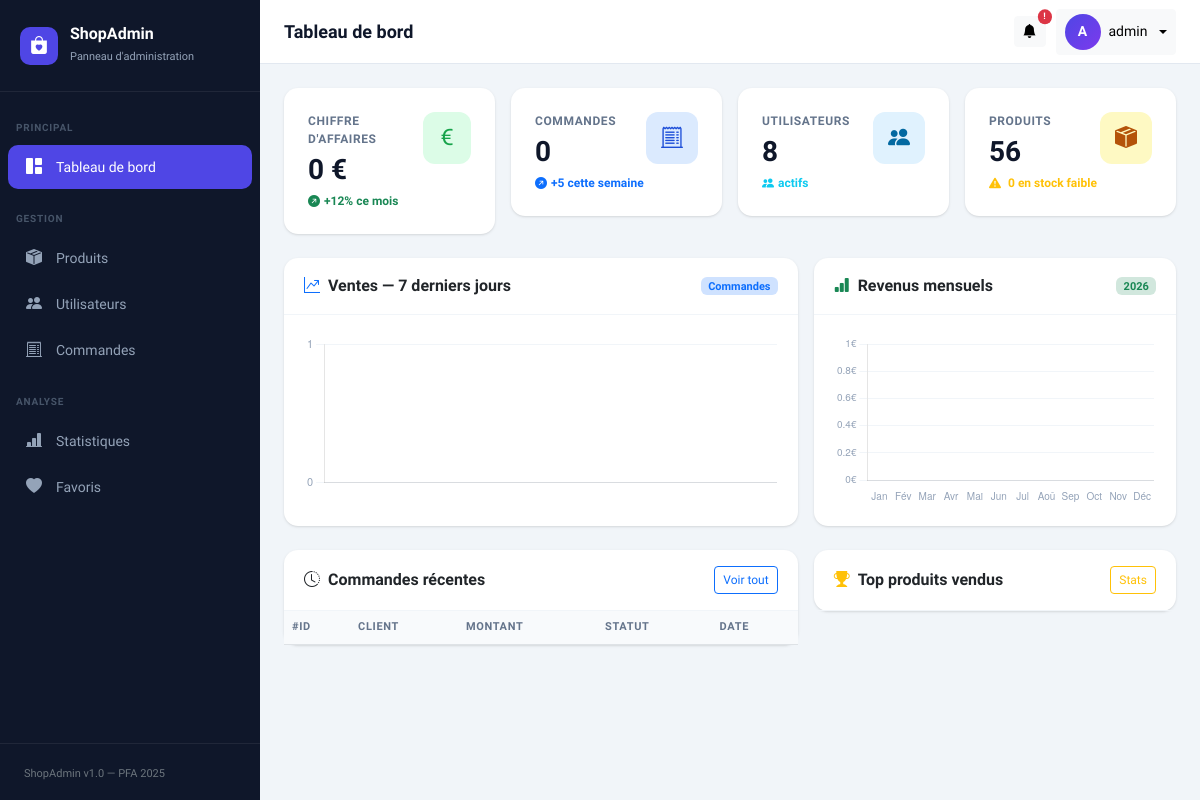
The page /dashboard-admin-main/index.php (signed in) on the database as committed earlier.
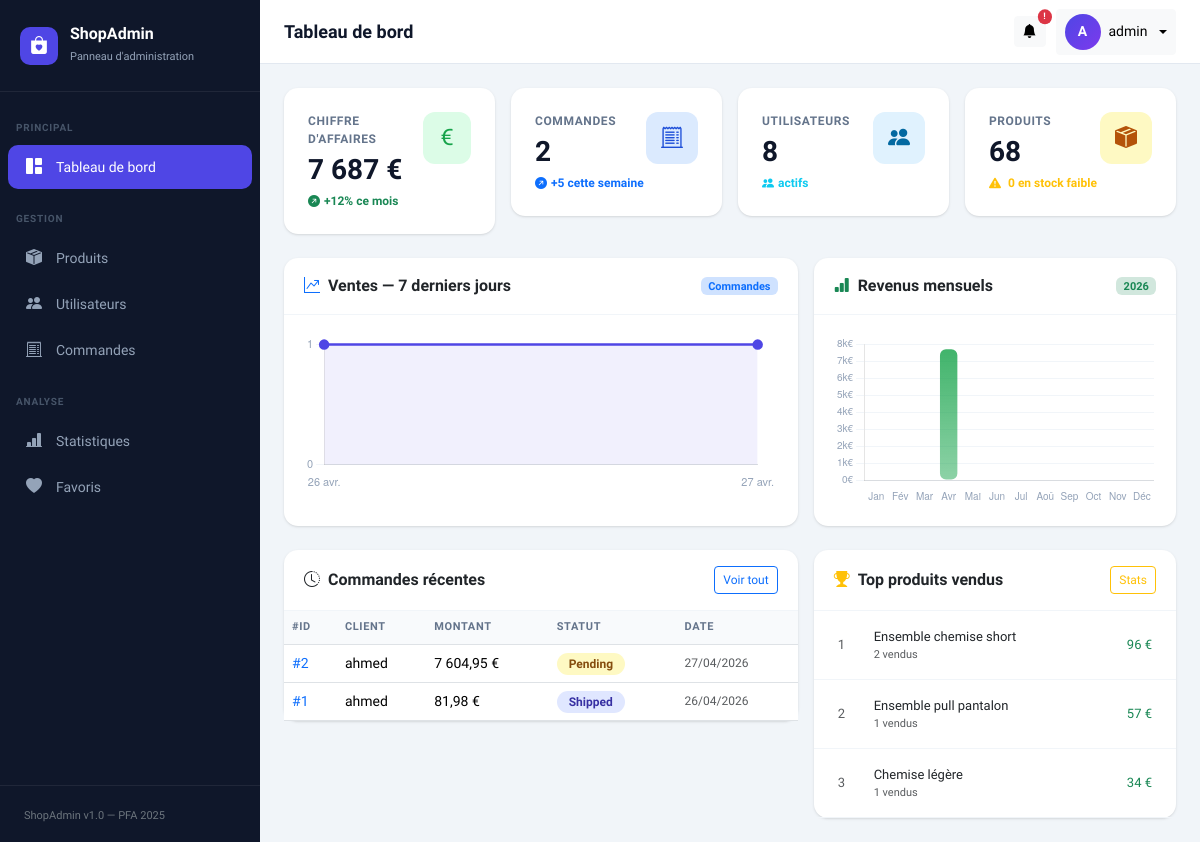
The same page on the database as committed later.
### tables this page shows
CREATE TABLE `orders` (
  `id` int(11) NOT NULL,
  `user_id` int(11) DEFAULT NULL,
  `total_price` decimal(10,2) DEFAULT NULL,
  `status` enum('pending','paid','shipped','delivered','cancelled') DEFAULT 'pending',
  `created_at` timestamp NOT NULL DEFAULT current_timestamp()
);

CREATE TABLE `users` (
  `id` int(11) NOT NULL,
  `name` varchar(50) NOT NULL,
  `email` varchar(255) NOT NULL,
  `role` enum('admin','customer') DEFAULT 'customer',
  `is_active` tinyint(1) DEFAULT 1,
  `password` varchar(255) NOT NULL,
  `reset_token_hash` varchar(64) DEFAULT NULL,
  `reset_token_expires_at` datetime DEFAULT NULL,
  `is_verified` tinyint(1) DEFAULT 0,
  `verification_code` varchar(6) DEFAULT NULL,
  `code_expiry` datetime DEFAULT NULL
);

CREATE TABLE `produits` (
  `id` varchar(20) NOT NULL,
  `name` varchar(150) DEFAULT NULL,
  `description` text DEFAULT NULL,
  `price` decimal(10,2) DEFAULT NULL,
  `stock` int(11) DEFAULT NULL,
  `sku` varchar(100) DEFAULT NULL,
  `image_path` varchar(255) DEFAULT NULL,
  `category_id` int(11) DEFAULT NULL,
  `color_id` int(11) DEFAULT NULL,
  `created_at` timestamp NOT NULL DEFAULT current_timestamp() ON UPDATE current_timestamp(),
  `product_type` enum('haut','bas','accessoire','chaussure','ensemble') DEFAULT NULL,
  `season` enum('ete','hiver','mi_saison','toutes_saisons') DEFAULT 'toutes_saisons'
);

### dashboard-admin-main/config/database.php (called while the page is built, shortened)
<?php
class Database {
    private static ?PDO $instance = null;
    public static function getInstance(): PDO {
        if (self::$instance === null) {
            $dsn = "mysql:host=" . DB_HOST . ";dbname=" . DB_NAME . ";charset=" . DB_CHARSET;
            $options = [
                PDO::ATTR_ERRMODE            => PDO::ERRMODE_EXCEPTION,
                PDO::ATTR_DEFAULT_FETCH_MODE => PDO::FETCH_ASSOC,
                PDO::ATTR_EMULATE_PREPARES   => false,
            ];
            try {
                self::$instance = new PDO($dsn, DB_USER, DB_PASS, $options);
            } catch (PDOException $e) {
                error_log("Erreur connexion DB : " . $e->getMessage());
                die(json_encode(['error' => 'Connexion à la base de données échouée.']));
            }
        }
        return self::$instance;
    }
}

### dashboard-admin-main/models/Product.php (called while the page is built, shortened)
<?php
require_once __DIR__ . '/../config/database.php';
class Product {
    private PDO $db;
    public function __construct() {
        $this->db = Database::getInstance();
    }
    public function count(): int {
        return (int) $this->db->query("SELECT COUNT(*) FROM produits")->fetchColumn();
    }
    public function getLowStock(int $threshold = 5): array {
        $stmt = $this->db->prepare("
            SELECT * FROM produits WHERE stock < ? ORDER BY stock ASC
        ");
        $stmt->execute([$threshold]);
        return $stmt->fetchAll();
    }
    public function getTopSelling(int $limit = 5): array {
        $stmt = $this->db->prepare("
            SELECT p.id, p.name, p.price, p.image_path as image,
                   SUM(oi.quantity) AS total_sold,
                   SUM(oi.quantity * oi.price) AS revenue
            FROM produits p
            JOIN order_items oi ON p.id = oi.product_id
            GROUP BY p.id, p.name, p.price, p.image_path
            ORDER BY total_sold DESC
            LIMIT ?
        ");
        $stmt->execute([$limit]);
        return $stmt->fetchAll();
    }
}

### dashboard-admin-main/models/User.php (called while the page is built, shortened)
<?php
require_once __DIR__ . '/../config/database.php';
class User {
    private PDO $db;
    public function __construct() {
        $this->db = Database::getInstance();
    }
    public function count(): int {
        return (int) $this->db->query("SELECT COUNT(*) FROM users WHERE role = 'customer'")->fetchColumn();
    }
}

### dashboard-admin-main/models/Order.php (called while the page is built, shortened)
<?php
require_once __DIR__ . '/../config/database.php';
class Order {
    private PDO $db;
    public function __construct() {
        $this->db = Database::getInstance();
    }
    public function count(): int {
        return (int) $this->db->query("SELECT COUNT(*) FROM orders")->fetchColumn();
    }
    public function getTotalRevenue(): float {
        return (float) $this->db->query(
            "SELECT COALESCE(SUM(total_price), 0) FROM orders WHERE status != 'cancelled'"
        )->fetchColumn();
    }
    public function getRecent(int $limit = 5): array {
        $stmt = $this->db->prepare("
            SELECT o.*, o.total_price AS total, u.name AS user_name
            FROM orders o
            JOIN users u ON o.user_id = u.id
            ORDER BY o.created_at DESC
            LIMIT ?
        ");
        $stmt->execute([$limit]);
        return $stmt->fetchAll();
    }
}

### dashboard-admin-main/views/dashboard.php (the view, shortened to what the changed rows need)
<?php
require_once __DIR__ . '/../includes/header.php';
require_once __DIR__ . '/../includes/sidebar.php';
?>
<div class="main-wrapper">
    <?php require_once __DIR__ . '/../includes/navbar.php'; ?>
    <div class="content-area">
        <div class="row g-3 mb-4">
            <div class="col-sm-6 col-xl-3">
                <div class="card stat-card p-4">
                    <div class="d-flex justify-content-between align-items-start">
                        <div>
                            <div class="stat-label mb-2">Chiffre d'affaires</div>
                            <div class="stat-value"><?= number_format($stats['revenue'], 0, ',', ' ') ?> €</div>
                            <div class="stat-trend text-success mt-2">
                                <i class="bi bi-arrow-up-right-circle-fill me-1"></i>+12% ce mois
                            </div>
                        </div>
                        <div class="stat-icon" style="background:#dcfce7;">
                            <i class="bi bi-currency-euro" style="color:#16a34a;"></i>
                        </div>
                    </div>
                </div>
            </div>
            <div class="col-sm-6 col-xl-3">
                <div class="card stat-card p-4">
                    <div class="d-flex justify-content-between align-items-start">
                        <div>
                            <div class="stat-label mb-2">Commandes</div>
                            <div class="stat-value"><?= $stats['orders'] ?></div>
                            <div class="stat-trend text-primary mt-2">
                                <i class="bi bi-arrow-up-right-circle-fill me-1"></i>+5 cette semaine
                            </div>
                        </div>
                        <div class="stat-icon" style="background:#dbeafe;">
                            <i class="bi bi-receipt-cutoff" style="color:#1d4ed8;"></i>
                        </div>
                    </div>
                </div>
            </div>
            <div class="col-sm-6 col-xl-3">
                <div class="card stat-card p-4">
                    <div class="d-flex justify-content-between align-items-start">
                        <div>
                            <div class="stat-label mb-2">Utilisateurs</div>
                            <div class="stat-value"><?= $stats['users'] ?></div>
                            <div class="stat-trend text-info mt-2">
                                <i class="bi bi-people-fill me-1"></i>actifs
                            </div>
                        </div>
                        <div class="stat-icon" style="background:#e0f2fe;">
                            <i class="bi bi-people-fill" style="color:#0369a1;"></i>
                        </div>
                    </div>
                </div>
            </div>
            <div class="col-sm-6 col-xl-3">
                <div class="card stat-card p-4">
                    <div class="d-flex justify-content-between align-items-start">
                        <div>
                            <div class="stat-label mb-2">Produits</div>
                            <div class="stat-value"><?= $stats['products'] ?></div>
                            <div class="stat-trend text-warning mt-2">
                                <i class="bi bi-exclamation-triangle-fill me-1"></i>
                                <?= count($lowStockAlerts) ?> en stock faible
                            </div>
                        </div>
                        <div class="stat-icon" style="background:#fef9c3;">
                            <i class="bi bi-box-seam-fill" style="color:#b45309;"></i>
                        </div>
                    </div>
                </div>
            </div>
        </div>
        <div class="row g-3 mb-4">
            <div class="col-lg-7">
                <div class="card h-100">
                    <div class="card-header d-flex justify-content-between align-items-center">
                        <span><i class="bi bi-graph-up-arrow me-2 text-primary"></i>Ventes — 7 derniers jours</span>
                        <span class="badge bg-primary-subtle text-primary" style="font-size:11px;">Commandes</span>
                    </div>
                    <div class="card-body" style="padding:20px;">
                        <canvas id="salesChart" height="100"></canvas>
                    </div>
                </div>
            </div>
            <div class="col-lg-5">
                <div class="card h-100">
                    <div class="card-header d-flex justify-content-between align-items-center">
                        <span><i class="bi bi-bar-chart-fill me-2 text-success"></i>Revenus mensuels</span>
                        <span class="badge bg-success-subtle text-success" style="font-size:11px;"><?= date('Y') ?></span>
                    </div>
                    <div class="card-body" style="padding:20px;">
                        <canvas id="monthlyChart" height="160"></canvas>
                    </div>
                </div>
            </div>
        </div>
        <div class="row g-3">
            <div class="col-lg-7">
                <div class="card">
                    <div class="card-header d-flex justify-content-between align-items-center">
                        <span><i class="bi bi-clock-history me-2"></i>Commandes récentes</span>
                        <a href="index.php?page=orders" class="btn btn-sm btn-outline-primary" style="font-size:12px;">
                            Voir tout
                        </a>
                    </div>
                    <div class="table-responsive">
                        <table class="table mb-0">
                            <thead>
                                <tr>
                                    <th>#ID</th>
                                    <th>Client</th>
                                    <th>Montant</th>
                                    <th>Statut</th>
                                    <th>Date</th>
                                </tr>
                            </thead>
                            <tbody>
                                <?php foreach ($recentOrders as $order): ?>
                                <tr>
                                    <td><span class="fw-700 text-primary">#<?= $order['id'] ?></span></td>
                                    <td><?= htmlspecialchars($order['user_name']) ?></td>
                                    <td class="fw-600"><?= number_format($order['total'], 2, ',', ' ') ?> €</td>
                                    <td>
                                        <span class="status-badge status-<?= $order['status'] ?>">
                                            <?= ucfirst($order['status']) ?>
                                        </span>
                                    </td>
                                    <td class="text-muted" style="font-size:12px;">
                                        <?= date('d/m/Y', strtotime($order['created_at'])) ?>
                                    </td>
                                </tr>
                                <?php endforeach; ?>
                            </tbody>
                        </table>
                    </div>
                </div>
            </div>
            <div class="col-lg-5">
                <div class="card">
                    <div class="card-header d-flex justify-content-between align-items-center">
                        <span><i class="bi bi-trophy-fill text-warning me-2"></i>Top produits vendus</span>
                        <a href="index.php?page=stats" class="btn btn-sm btn-outline-warning" style="font-size:12px;">Stats</a>
                    </div>
                    <div class="card-body p-0">
                        <?php foreach ($topProducts as $i => $p): ?>
                        <div class="d-flex align-items-center gap-3 px-4 py-3"
                             style="border-bottom: 1px solid #f1f5f9;">
                            <span class="fw-800 text-muted" style="min-width:20px;font-size:13px;">
                                <?= $i + 1 ?>
                            </span>
                            <div class="flex-grow-1">
                                <div class="fw-600" style="font-size:13px;">
                                    <?= htmlspecialchars($p['name']) ?>
                                </div>
                                <div class="text-muted" style="font-size:11px;">
                                    <?= $p['total_sold'] ?> vendus
                                </div>
                            </div>
                            <span class="fw-700 text-success" style="font-size:13px;">
                                <?= number_format($p['revenue'], 0, ',', ' ') ?> €
                            </span>
                        </div>
                        <?php endforeach; ?>
                    </div>
                </div>
            </div>
        </div>
    </div>
</div>
<?php require_once __DIR__ . '/../includes/footer.php'; ?>

Rows that differ between the two databases and show on the page:
added orders: id "2", user.name "ahmed", total_price "7 604,95", status "Pending", created_at "27/04/2026"
added orders: id "1", user.name "ahmed", total_price "81,98", status "Shipped", created_at "26/04/2026"
now on this page (row edited): produits: name "Ensemble chemise short", total_sold "2", revenue "96"
now on this page (row edited): produits: name "Ensemble pull pantalon", total_sold "1", revenue "57"
now on this page (row edited): produits: name "Chemise légère", total_sold "1", revenue "34"
Other text that changed with them:
$stats['revenue']: "0" → "7 687"
$stats['orders']: "0" → "2"
$stats['products']: "56" → "68"
chart data {{ json_encode($sales7days) }}: [] → [1,1]
chart data {{ json_encode(array_values($revenueByMonth)) }}: [0,0,0,0,0,0,0,0,0,0,0,0] → [0,0,0,7686.93,0,0,0,0,0,0,0,0]
